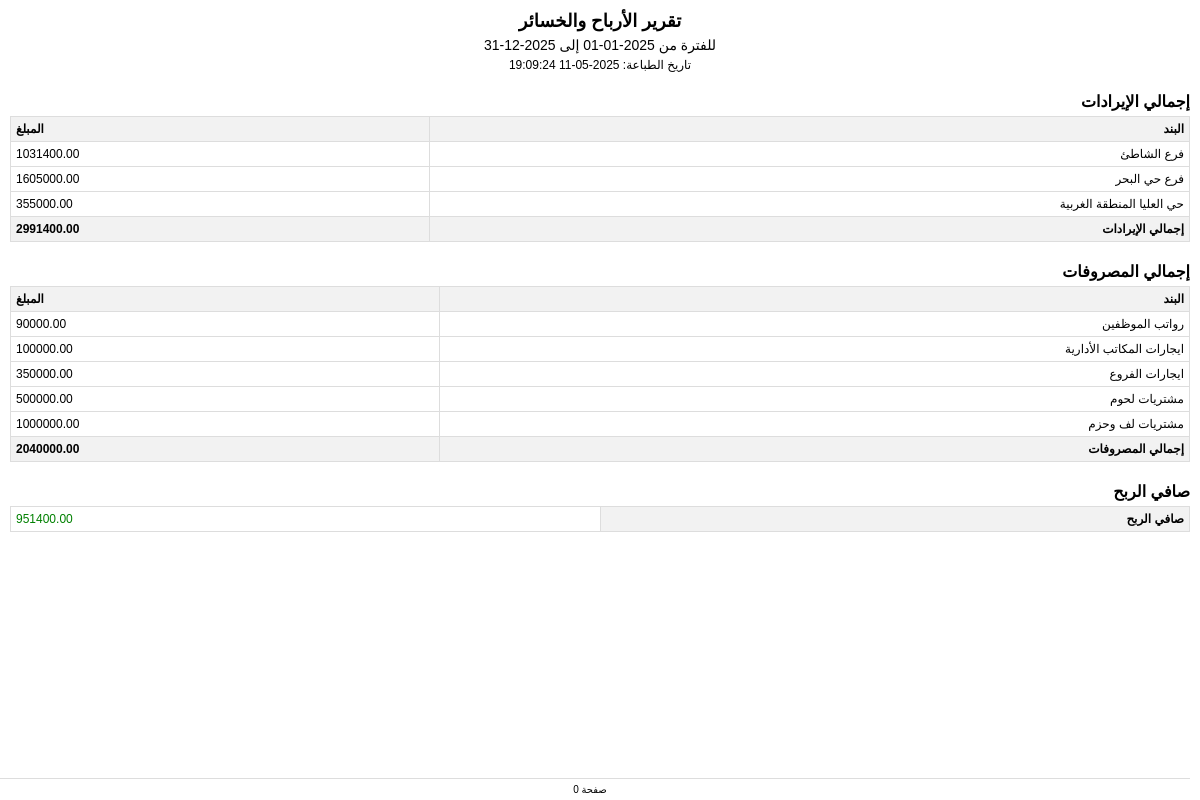
Page /reports/profit_loss/print (signed in) on the committed database.
### tables this page shows
CREATE TABLE financial_years (
                id INTEGER PRIMARY KEY AUTOINCREMENT,
                year_name TEXT NOT NULL UNIQUE, -- e.g., "2024" or "2023-2024"
                start_date DATE NOT NULL,
                end_date DATE NOT NULL,
                is_active INTEGER DEFAULT 1, -- 1 = Active (can be selected), 0 = Inactive
                is_closed INTEGER DEFAULT 0, -- 0 = Open (can add entries), 1 = Closed (read-only)
                created_at TIMESTAMP DEFAULT CURRENT_TIMESTAMP
                -- Optional constraint: CHECK(end_date > start_date)
            );

CREATE TABLE accounts (
                id INTEGER PRIMARY KEY AUTOINCREMENT,
                code TEXT NOT NULL UNIQUE,       -- رمز الحساب (فريد)
                name TEXT NOT NULL,              -- اسم الحساب
                account_type INTEGER NOT NULL,   -- نوع الحساب (رقم يشير إلى النوع)
                parent_id INTEGER,               -- الحساب الأب (للهيكلية الشجرية)
                is_active INTEGER DEFAULT 1,     -- هل الحساب نشط؟ (1=نعم, 0=لا)
                allows_posting INTEGER DEFAULT 1,-- هل يسمح بالترحيل المباشر؟ (1=نعم, 0=لا)
                created_at TIMESTAMP DEFAULT CURRENT_TIMESTAMP,
                -- تعريف المفتاح الخارجي للعلاقة مع النفس (الأب)
                FOREIGN KEY (parent_id) REFERENCES accounts (id) ON DELETE SET NULL
            );

### profit_loss_report.py (the view)
@profit_loss_bp.route('/reports/profit_loss/print')
def print_profit_loss_report():
    if 'user_id' not in session:
        return redirect(url_for('login'))
    default_start_date, default_end_date = get_active_financial_year_dates()
    filters = {}
    if request.args.get('start_date'):
        filters['start_date'] = request.args.get('start_date')
    elif default_start_date:
        filters['start_date'] = default_start_date
    if request.args.get('end_date'):
        filters['end_date'] = request.args.get('end_date')
    elif default_end_date:
        filters['end_date'] = default_end_date
    conn = get_db()
    report_data = get_profit_loss_data(conn, filters)
    conn.close()
    print_date = datetime.now().strftime('%Y-%m-%d %H:%M:%S')
    return render_template(
        'reports/print_profit_loss_report.html',
        report_data=report_data,
        filters=filters,
        print_date=print_date
    )

### app.py (called while the page is built)
@app.before_request
def handle_fiscal_years_alias():
    try:
        conn = get_db()
        cursor = conn.cursor()
        cursor.execute("SELECT name FROM sqlite_master WHERE type='table' AND name='fiscal_years'")
        if not cursor.fetchone():
            cursor.execute("CREATE VIEW IF NOT EXISTS fiscal_years AS SELECT * FROM financial_years")
            conn.commit()
    except sqlite3.Error as e:
        print(f"خطأ في إنشاء fiscal_years view: {e}")
    finally:
        if conn:
            conn.close()

def get_company_profile():
    company_profile_path = os.path.join(os.path.dirname(__file__), 'company_profile.json')
    try:
        with open(company_profile_path, 'r', encoding='utf-8') as file:
            company_profile = json.load(file)
    except Exception as e:
        company_profile = {
            "companyName": "شركة مستويات التشغيل للمقاولات",
            "commercialRegistrationNumber": "450258658",
            "taxIdentificationNumber": "450258658300258",
            "logoPath": "assets/images/logo.png"
        }
        print(f"خطأ في قراءة ملف معلومات الشركة: {e}")
    if 'logoPath' in company_profile:
        if not company_profile['logoPath'].startswith('static/'):
            company_profile['logoPath'] = 'assets/images/logo.png'
    return company_profile

@app.context_processor
def inject_company_profile():
    return {'company_profile': get_company_profile()}

### database.py (called while the page is built)
def get_db():
    conn = sqlite3.connect(DATABASE_NAME)
    conn.row_factory = sqlite3.Row
    conn.execute("PRAGMA foreign_keys = ON")
    return conn

### profit_loss_report.py (called while the page is built)
def get_active_financial_year_dates():
    conn = get_db()
    cursor = conn.cursor()
    try:
        cursor.execute("""
            SELECT start_date, end_date
            FROM financial_years
            WHERE is_active = 1
            LIMIT 1
        """)
        result = cursor.fetchone()
        if result:
            return result['start_date'], result['end_date']
        return None, None
    finally:
        conn.close()

### templates/reports/print_profit_loss_report.html (shortened to what this page needs)
<!DOCTYPE html>
<html lang="ar" dir="rtl">
<head>
</head>
<body>
    <div class="report-header">
        <div class="report-title">تقرير الأرباح والخسائر</div>
        <div class="report-subtitle">
            {% if filters.start_date and filters.end_date %}
            للفترة من {{ filters.start_date }} إلى {{ filters.end_date }}
            {% elif filters.start_date %}
            من تاريخ {{ filters.start_date }}
            {% elif filters.end_date %}
            حتى تاريخ {{ filters.end_date }}
            {% endif %}
        </div>
        <div class="report-date">تاريخ الطباعة: {{ print_date }}</div>
    </div>
    <div class="section-title">إجمالي الإيرادات</div>
    <table>
        <thead>
            <tr>
                <th>البند</th>
                <th class="text-end">المبلغ</th>
            </tr>
        </thead>
        <tbody>
            {% for revenue in report_data.revenues %}
            <tr>
                <td>{{ revenue.name }}</td>
                <td class="text-end">{{ "%.2f"|format(revenue.amount) }}</td>
            </tr>
            {% else %}
            <tr>
                <td colspan="2" class="no-data">لا توجد بيانات للعرض</td>
            </tr>
            {% endfor %}
            <tr class="total-row">
                <th>إجمالي الإيرادات</th>
                <th class="text-end">{{ "%.2f"|format(report_data.total_revenue) }}</th>
            </tr>
        </tbody>
    </table>
    <div class="section-title">إجمالي المصروفات</div>
    <table>
        <thead>
            <tr>
                <th>البند</th>
                <th class="text-end">المبلغ</th>
            </tr>
        </thead>
        <tbody>
            {% for expense in report_data.expenses %}
            <tr>
                <td>{{ expense.name }}</td>
                <td class="text-end">{{ "%.2f"|format(expense.amount) }}</td>
            </tr>
            {% else %}
            <tr>
                <td colspan="2" class="no-data">لا توجد بيانات للعرض</td>
            </tr>
            {% endfor %}
            <tr class="total-row">
                <th>إجمالي المصروفات</th>
                <th class="text-end">{{ "%.2f"|format(report_data.total_expense) }}</th>
            </tr>
        </tbody>
    </table>
    <div class="section-title">{% if report_data.is_profit %}صافي الربح{% else %}صافي الخسارة{% endif %}</div>
    <table>
        <tbody>
            <tr>
                <th style="width: 50%;">{% if report_data.is_profit %}صافي الربح{% else %}صافي الخسارة{% endif %}</th>
                <td class="text-end {% if report_data.is_profit %}profit{% else %}loss{% endif %}">
                    {% if report_data.is_profit %}
                        {{ "%.2f"|format(report_data.net_profit) }}
                    {% else %}
                        ({{ "%.2f"|format(report_data.net_profit) }})
                    {% endif %}
                </td>
            </tr>
        </tbody>
    </table>
    <div class="page-footer">
        صفحة <span class="page-number"></span>
    </div>
</body>
</html>

### templates/reports/print_profit_loss_report.html (style rules this page uses)
body { font-family: Arial, sans-serif; margin: 0; padding: 10px; direction: rtl; }
.report-header { text-align: center; margin-bottom: 20px; }
.report-title { font-size: 18px; font-weight: bold; margin-bottom: 5px; }
.report-subtitle { font-size: 14px; margin-bottom: 5px; }
.report-date { font-size: 12px; margin-bottom: 20px; }
table { width: 100%; border-collapse: collapse; font-size: 12px; margin-bottom: 20px; }
th, td { border: 1px solid #ddd; padding: 5px; text-align: right; }
th { background-color: #f2f2f2; font-weight: bold; }
.text-end { text-align: left; }
.page-footer { position: fixed; bottom: 0; width: 100%; text-align: center; font-size: 10px; padding: 5px 0; border-top: 1px solid #ddd; }
.page-number:after { content: counter(page); }
.total-row { font-weight: bold; background-color: #f2f2f2; }
.section-title { font-size: 16px; font-weight: bold; margin: 15px 0 5px 0; }
.profit { color: green; }

### rows in the picture
financial_years: start_date "2025-01-01", end_date "2025-12-31"
accounts: name "فرع الشاطئ", amount "1031400.00"
accounts: name "فرع حي البحر", amount "1605000.00"
accounts: name "حي العليا المنطقة الغربية", amount "355000.00"
accounts: name "رواتب الموظفين", amount "90000.00"
accounts: name "ايجارات المكاتب الأدارية", amount "100000.00"
accounts: name "ايجارات الفروع", amount "350000.00"
accounts: name "مشتريات لحوم", amount "500000.00"
accounts: name "مشتريات لف وحزم", amount "1000000.00"

### other values in the picture
{{ "%.2f"|format(report_data.total_revenue) }} "2991400.00"
{{ "%.2f"|format(report_data.total_expense) }} "2040000.00"
{{ "%.2f"|format(report_data.net_profit) }} "951400.00"
